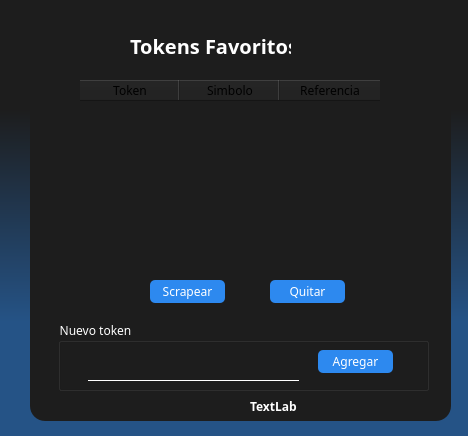
<?xml version="1.0" encoding="UTF-8"?>
<ui version="4.0">
 <class>Form</class>
 <widget class="QWidget" name="Form">
  <property name="geometry">
   <rect>
    <x>0</x>
    <y>0</y>
    <width>468</width>
    <height>436</height>
   </rect>
  </property>
  <property name="windowTitle">
   <string>Form</string>
  </property>
  <property name="styleSheet">
   <string notr="true">*{
font-family:century gothic;
}

QWidget#Form{
background: qlineargradient(spread:pad, x1:1, y1:0.739, x2:1, y2:0.25, stop:0 rgba(37, 83, 134, 255), stop:1 rgba(29, 29, 29, 255))

}

QFrame
{
background: #1d1d1d;
border-radius: 15px;
}

QToolButton
{
background: #2d89ef;
border-radius: 15px;
}

QToolButton:hover
{
background:  #2b5797;
border-radius: 15px;
}

QLabel{
color:white;
font-weight:bold;

}

QLineEdit
{
background:#1d1d1d;
border:none;
border-bottom: 1px solid white;
color:white;
}

QPushButton{
background: #2d89ef;
color: white;
border-radius: 5px;
}

QPushButton:hover{
background: #2b5797;
color: white;
border-radius: 5px;
font-weight:bold;
}

QGroupBox{
color:white;

}

QGroupBox#ref{
color:white;
}

QTableWidget
{
color:white;
}

QLabel#Titulo
{
font-size:20px;
}

QLineEdit
{
border-radius:20px;
}</string>
  </property>
  <widget class="QFrame" name="frame">
   <property name="geometry">
    <rect>
     <x>30</x>
     <y>20</y>
     <width>421</width>
     <height>401</height>
    </rect>
   </property>
   <property name="frameShape">
    <enum>QFrame::StyledPanel</enum>
   </property>
   <property name="frameShadow">
    <enum>QFrame::Raised</enum>
   </property>
   <widget class="QPushButton" name="B_seleccionar">
    <property name="geometry">
     <rect>
      <x>120</x>
      <y>260</y>
      <width>75</width>
      <height>23</height>
     </rect>
    </property>
    <property name="text">
     <string>Scrapear</string>
    </property>
   </widget>
   <widget class="QPushButton" name="B_quitar">
    <property name="geometry">
     <rect>
      <x>240</x>
      <y>260</y>
      <width>75</width>
      <height>23</height>
     </rect>
    </property>
    <property name="text">
     <string>Quitar</string>
    </property>
   </widget>
   <widget class="QGroupBox" name="groupBox">
    <property name="geometry">
     <rect>
      <x>28</x>
      <y>300</y>
      <width>371</width>
      <height>71</height>
     </rect>
    </property>
    <property name="title">
     <string>Nuevo token</string>
    </property>
    <widget class="QPushButton" name="B_agregar">
     <property name="geometry">
      <rect>
       <x>260</x>
       <y>30</y>
       <width>75</width>
       <height>23</height>
      </rect>
     </property>
     <property name="text">
      <string>Agregar</string>
     </property>
    </widget>
    <widget class="QLineEdit" name="LE_nuevo">
     <property name="geometry">
      <rect>
       <x>30</x>
       <y>30</y>
       <width>211</width>
       <height>31</height>
      </rect>
     </property>
    </widget>
   </widget>
   <widget class="QLabel" name="Titulo">
    <property name="geometry">
     <rect>
      <x>100</x>
      <y>10</y>
      <width>161</width>
      <height>31</height>
     </rect>
    </property>
    <property name="text">
     <string>Tokens Favoritos</string>
    </property>
   </widget>
   <widget class="QTableWidget" name="tableWidget">
    <property name="geometry">
     <rect>
      <x>50</x>
      <y>60</y>
      <width>311</width>
      <height>192</height>
     </rect>
    </property>
    <column>
     <property name="text">
      <string>Token</string>
     </property>
    </column>
    <column>
     <property name="text">
      <string>Simbolo</string>
     </property>
    </column>
    <column>
     <property name="text">
      <string>Referencia</string>
     </property>
    </column>
   </widget>
   <widget class="QLabel" name="L_row">
    <property name="geometry">
     <rect>
      <x>220</x>
      <y>380</y>
      <width>47</width>
      <height>13</height>
     </rect>
    </property>
    <property name="text">
     <string>TextLabel</string>
    </property>
   </widget>
  </widget>
 </widget>
 <resources/>
 <connections/>
</ui>
